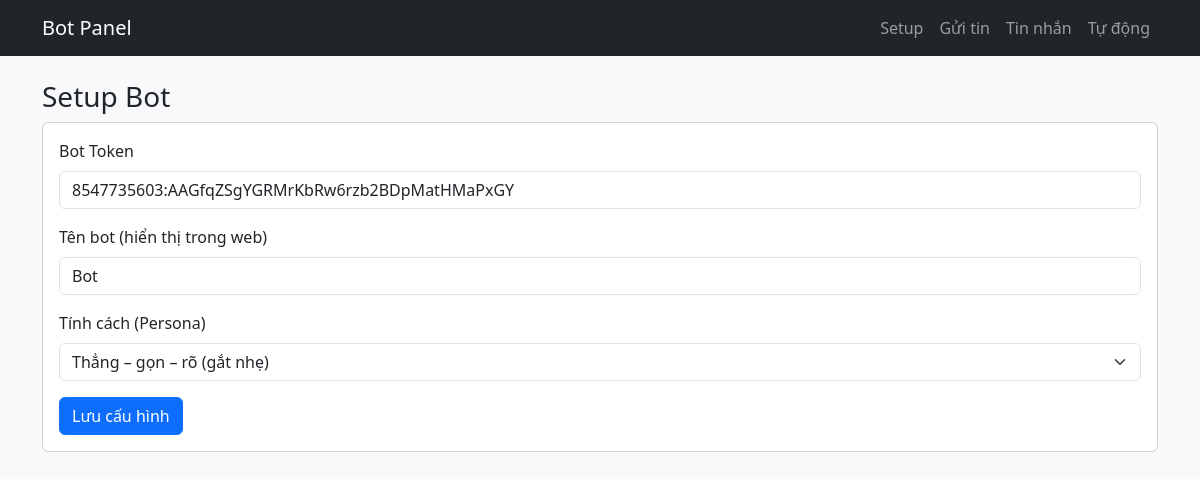
The app's page /setup with its own data.
### tables this page shows
CREATE TABLE settings (
        key TEXT PRIMARY KEY,
        value TEXT NOT NULL
    );

### app.py (the view, shortened to what this page needs)
@app.route("/setup", methods=["GET", "POST"])
def setup():
    token = get_setting("bot_token") or ""
    persona = (get_setting("persona") or "sweet").strip().lower()
    bot_name = get_setting("bot_name") or "Bot"
    return render_template("setup.html", token=token, persona=persona, bot_name=bot_name, bot_running=bot.running)

### bot_manager.py (called while the page is built)
    @property
    def running(self) -> bool:
        return self._thread is not None and self._thread.is_alive()

### db.py (called while the page is built)
def get_conn():
    conn = sqlite3.connect(DB_PATH)
    conn.row_factory = sqlite3.Row
    return conn

def get_setting(key: str):
    conn = get_conn()
    row = conn.execute("SELECT value FROM settings WHERE key=?", (key,)).fetchone()
    conn.close()
    return row["value"] if row else None

### templates/setup.html (shortened to what this page needs)
{% extends "base.html" %}
{% block content %}
<h3>Setup Bot</h3>
<form method="post" class="card p-3">
  <label class="form-label">Bot Token</label>
  <input name="token" class="form-control" value="{{ token }}" placeholder="123456789:AA..." />
  <label class="form-label mt-3">Tên bot (hiển thị trong web)</label>
  <input name="bot_name" class="form-control" value="{{ bot_name }}" placeholder="Bot" />
  <label class="form-label mt-3">Tính cách (Persona)</label>
  <select name="persona" class="form-select">
    <option value="blunt" {{ "selected" if persona=="blunt" else "" }}>Thẳng – gọn – rõ (gắt nhẹ)</option>
  </select>
  <div class="mt-3">
    <button class="btn btn-primary">Lưu cấu hình</button>
  </div>
</form>
{% endblock %}

### records on screen
settings: token "8547735603:AAGfqZSgYGRMrKbRw6rzb2BDpMatHMaPxGY"
settings: bot_name "Bot"
